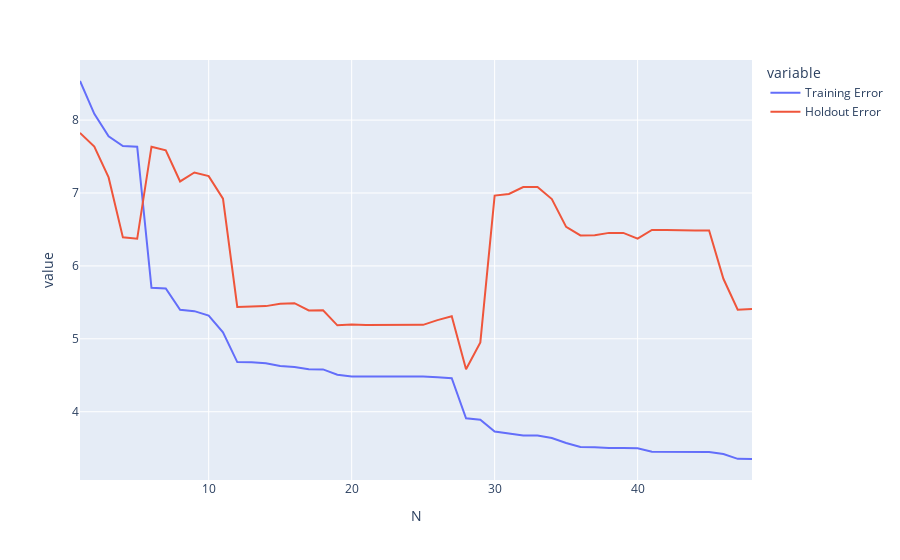

The code cell stored with this chart in its notebook:
### Markdown cell above
If we plot the training and holdout error as we add each additional feature, our training error gets lower and lower (since our model bias is increasing), and in fact it's possible to prove with linear algebra that the training error will decrease monotonically.

By contrast, the error on unseen held out data is higher for the models with more parameters, since the lessons learned from these last 20+ features aren't actually useful when applied to unseen data. That is, these models aren't generalizable.

### Code cell
import plotly.express as px
px.line(errors_vs_N, x = "N", y = ["Training Error", "Holdout Error"])

### Figure 1 — Plotly figure (JSON) as saved in the notebook; plotly's stock layout.template omitted (floating-point values rounded to 4 significant figures)
{"data": [{"hovertemplate": "variable=Training Error<br>N=%{x}<br>value=%{y}<extra></extra>", "legendgroup": "Training Error", "line": {"color": "#636efa", "dash": "solid"}, "marker": {"symbol": "circle"}, "mode": "lines", "name": "Training Error", "orientation": "v", "showlegend": true, "type": "scatter", "x": [1, 2, 3, 4, 5, 6, 7, 8, 9, 10, 11, 12, 13, 14, 15, 16, 17, 18, 19, 20, 21, 22, 23, 24, 25, 26, 27, 28, 29, 30, 31, 32, 33, 34, 35, 36, 37, 38, 39, 40, 41, 42, 43, 44, 45, 46, 47, 48], "xaxis": "x", "y": [8.536, 8.086, 7.777, 7.644, 7.635, 5.699, 5.69, 5.399, 5.38, 5.318, 5.089, 4.68, 4.68, 4.665, 4.628, 4.613, 4.581, 4.581, 4.507, 4.483, 4.482, 4.482, 4.482, 4.482, 4.482, 4.471, 4.46, 3.909, 3.889, 3.729, 3.697, 3.673, 3.673, 3.639, 3.571, 3.516, 3.514, 3.503, 3.503, 3.498, 3.45, 3.45, 3.449, 3.449, 3.449, 3.421, 3.354, 3.351], "yaxis": "y"}, {"hovertemplate": "variable=Holdout Error<br>N=%{x}<br>value=%{y}<extra></extra>", "legendgroup": "Holdout Error", "line": {"color": "#EF553B", "dash": "solid"}, "marker": {"symbol": "circle"}, "mode": "lines", "name": "Holdout Error", "orientation": "v", "showlegend": true, "type": "scatter", "x": [1, 2, 3, 4, 5, 6, 7, 8, 9, 10, 11, 12, 13, 14, 15, 16, 17, 18, 19, 20, 21, 22, 23, 24, 25, 26, 27, 28, 29, 30, 31, 32, 33, 34, 35, 36, 37, 38, 39, 40, 41, 42, 43, 44, 45, 46, 47, 48], "xaxis": "x", "y": [7.825, 7.637, 7.214, 6.391, 6.372, 7.636, 7.586, 7.159, 7.282, 7.232, 6.923, 5.438, 5.443, 5.448, 5.48, 5.488, 5.389, 5.391, 5.185, 5.195, 5.188, 5.188, 5.188, 5.188, 5.192, 5.257, 5.308, 4.583, 4.951, 6.964, 6.986, 7.082, 7.082, 6.917, 6.535, 6.418, 6.42, 6.453, 6.453, 6.374, 6.494, 6.494, 6.487, 6.487, 6.487, 5.823, 5.399, 5.41], "yaxis": "y"}], "layout": {"legend": {"title": {"text": "variable"}, "tracegroupgap": 0}, "margin": {"t": 60}, "xaxis": {"anchor": "y", "domain": [0, 1], "title": {"text": "N"}}, "yaxis": {"anchor": "x", "domain": [0, 1], "title": {"text": "value"}}}}
